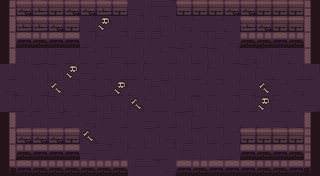

The image is a tile-based game level rendered from a .tmx file. Its description and complete source (layers, tilesets, objects, tile grids) follow:
An orthogonal 20x11 tile map with 16x16 px tiles, 6 tile layers (ground, dressing, decor, walls, ...) and 16 objects (10x PROP, 5x ENTRY, ENEMY).

<map version="1.10" tiledversion="1.10.2" orientation="orthogonal" renderorder="right-down" width="20" height="11" tilewidth="16" tileheight="16" infinite="0" nextlayerid="8" nextobjectid="17">
 <tileset firstgid="1" name="dungeon" tilewidth="16" tileheight="16" tilecount="100" columns="10">
  <image source="../../../gfx/tiles/depths/dungeon_tileset.png" width="160" height="160" />
 </tileset>
 <layer id="1" name="ground" width="20" height="11">
  <data encoding="csv">
27,7,10,7,28,27,19,8,9,18,28,30,9,27,9,7,7,27,7,29,
20,17,7,17,18,17,18,17,17,17,29,27,10,7,20,18,7,19,19,10,
28,9,17,18,7,8,10,7,18,18,10,27,17,18,27,18,8,30,7,28,
8,30,17,18,8,7,8,9,8,20,10,29,8,29,17,27,29,18,20,18,
17,19,29,29,17,9,10,17,8,20,30,30,8,10,19,29,10,20,17,8,
27,20,17,29,17,9,17,8,20,18,29,19,7,7,17,9,18,7,27,19,
17,8,8,29,20,17,29,30,9,10,7,17,29,30,17,17,29,10,20,9,
27,7,30,28,7,27,18,17,19,9,17,29,10,17,19,20,20,9,17,29,
29,28,18,9,10,9,20,30,19,29,27,17,29,8,7,19,19,8,30,8,
9,7,18,20,9,9,28,8,10,10,7,18,30,17,8,20,9,29,8,8,
7,19,19,29,7,30,10,10,18,28,27,27,8,8,7,18,30,18,9,18
</data>
 </layer>
 <layer id="2" name="dressing" width="20" height="11">
  <data encoding="csv">
0,0,0,0,0,0,0,0,0,0,0,0,0,0,0,0,0,0,0,0,
0,0,0,0,0,0,78,0,0,0,0,0,0,0,0,0,0,0,0,0,
0,0,0,0,0,0,0,0,0,0,0,0,0,0,0,0,0,0,0,0,
0,0,0,0,0,0,0,0,0,0,0,0,0,0,0,0,0,0,0,0,
0,0,0,0,78,0,0,0,0,0,0,0,0,0,0,0,0,0,0,0,
0,0,0,69,0,0,0,78,0,0,0,0,0,0,0,0,69,0,0,0,
0,0,0,0,0,0,0,0,69,0,0,0,0,0,0,0,78,0,0,0,
0,0,0,0,0,0,0,0,0,0,0,0,0,0,0,0,0,0,0,0,
0,0,0,0,0,69,0,0,0,0,0,0,0,0,0,0,0,0,0,0,
0,0,0,0,0,0,0,0,0,0,0,0,0,0,0,0,0,0,0,0,
0,0,0,0,0,0,0,0,0,0,0,0,0,0,0,0,0,0,0,0
</data>
 </layer>
 <layer id="3" name="decor" width="20" height="11">
  <data encoding="csv">
0,0,0,0,0,0,0,0,0,0,0,0,0,0,0,0,0,0,0,0,
0,0,0,0,0,0,0,0,0,0,0,0,0,0,0,0,0,0,0,0,
0,0,0,0,0,0,0,0,0,0,0,0,0,0,0,0,0,0,0,0,
0,0,0,0,0,0,0,0,0,0,0,0,0,0,0,0,0,0,0,0,
0,0,0,0,0,0,0,0,0,0,0,0,0,0,0,0,0,0,0,0,
0,0,0,0,0,0,0,0,0,0,0,0,0,0,0,0,0,0,0,0,
0,0,0,0,0,0,0,0,0,0,0,0,0,0,0,0,0,0,0,0,
0,0,0,0,0,0,0,0,0,0,0,0,0,0,0,0,0,0,0,0,
0,0,0,0,0,0,0,0,0,0,0,0,0,0,0,0,0,0,0,0,
0,0,0,0,0,0,0,0,0,0,0,0,0,0,0,0,0,0,0,0,
0,0,0,0,0,0,0,0,0,0,0,0,0,0,0,0,0,0,0,0
</data>
 </layer>
 <layer id="4" name="walls" width="20" height="11">
  <data encoding="csv">
1,4,3,5,4,4,3,5,0,0,0,2,5,2,4,4,5,5,2,6,
31,0,0,0,0,0,0,0,0,0,0,0,0,0,0,0,0,0,0,36,
11,0,0,0,0,0,0,0,0,0,0,0,0,0,0,0,0,0,0,16,
31,0,0,0,0,0,0,0,0,0,0,0,0,0,0,0,0,0,0,36,
0,0,0,0,0,0,0,0,0,0,0,0,0,0,0,0,0,0,0,0,
0,0,0,0,0,0,0,0,0,0,0,0,0,0,0,0,0,0,0,0,
0,0,0,0,0,0,0,0,0,0,0,0,0,0,0,0,0,0,0,0,
31,0,0,0,0,0,0,0,0,0,0,0,0,0,0,0,0,0,0,36,
11,0,0,0,0,0,0,0,0,0,0,0,0,0,0,0,0,0,0,26,
31,0,0,0,0,0,0,0,0,0,0,0,0,0,0,0,0,0,0,26,
41,42,43,44,44,43,44,44,0,0,0,42,43,42,45,45,43,44,45,46
</data>
 </layer>
 <layer id="5" name="props" width="20" height="11">
  <data encoding="csv">
0,0,0,0,0,0,0,0,0,0,0,0,0,0,0,0,0,0,0,0,
0,3,3,4,5,0,0,0,0,0,0,0,0,0,0,3,4,2,5,0,
0,45,44,42,42,0,0,0,0,0,0,0,0,0,0,43,43,42,44,0,
0,0,0,0,0,0,0,0,0,0,0,0,0,0,0,0,0,0,0,0,
0,0,0,0,0,0,0,0,0,0,0,0,0,0,0,0,0,0,0,0,
0,0,0,0,0,0,0,0,0,0,0,0,0,0,0,0,0,0,0,0,
0,0,0,0,0,0,0,0,0,0,0,0,0,0,0,0,0,0,0,0,
0,0,0,0,0,0,0,0,0,0,0,0,0,0,0,0,0,0,0,0,
0,4,4,4,5,0,0,0,0,0,0,0,0,0,0,5,5,5,5,0,
0,44,45,45,45,0,0,0,0,0,0,0,0,0,0,45,43,42,43,0,
0,0,0,0,0,0,0,0,0,0,0,0,0,0,0,0,0,0,0,0
</data>
 </layer>
 <layer id="6" name="overhead" width="20" height="11">
  <data encoding="csv">
0,0,0,0,0,0,0,0,0,0,0,0,0,0,0,0,0,0,0,0,
0,0,0,0,0,0,0,0,0,0,0,0,0,0,0,0,0,0,0,0,
0,0,0,0,0,0,0,0,0,0,0,0,0,0,0,0,0,0,0,0,
0,0,0,0,0,0,0,0,0,0,0,0,0,0,0,0,0,0,0,0,
0,0,0,0,0,0,0,0,0,0,0,0,0,0,0,0,0,0,0,0,
0,0,0,0,0,0,0,0,0,0,0,0,0,0,0,0,0,0,0,0,
0,0,0,0,0,0,0,0,0,0,0,0,0,0,0,0,0,0,0,0,
0,0,0,0,0,0,0,0,0,0,0,0,0,0,0,0,0,0,0,0,
0,0,0,0,0,0,0,0,0,0,0,0,0,0,0,0,0,0,0,0,
0,0,0,0,0,0,0,0,0,0,0,0,0,0,0,0,0,0,0,0,
0,0,0,0,0,0,0,0,0,0,0,0,0,0,0,0,0,0,0,0
</data>
 </layer>
 <objectgroup id="7" name="spawns">
  <object id="1" name="UP" type="ENTRY" x="152" y="24" />
  <object id="2" name="DOWN" type="ENTRY" x="152" y="152" />
  <object id="3" name="LEFT" type="ENTRY" x="24" y="88" />
  <object id="4" name="RIGHT" type="ENTRY" x="296" y="88" />
  <object id="5" name="" type="ENTRY" x="168" y="88" />
  <object id="6" name="boss" type="ENEMY" x="168" y="104" />
  <object id="7" name="torch" type="PROP" x="56" y="168" />
  <object id="8" name="torch" type="PROP" x="264" y="168" />
  <object id="9" name="torch" type="PROP" x="8" y="136" />
  <object id="10" name="torch" type="PROP" x="312" y="136" />
  <object id="11" name="torch" type="PROP" x="88" y="168" />
  <object id="12" name="torch" type="PROP" x="232" y="168" />
  <object id="13" name="torch" type="PROP" x="8" y="56" />
  <object id="14" name="torch" type="PROP" x="312" y="56" />
  <object id="15" name="banner" type="PROP" x="120" y="168" />
  <object id="16" name="banner" type="PROP" x="200" y="168" />
 </objectgroup>
</map>
